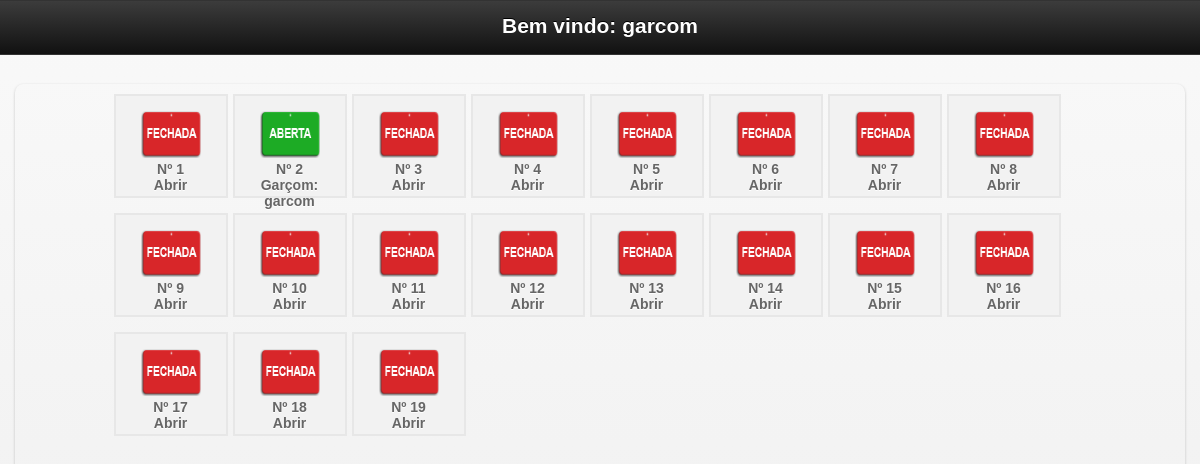
Screenshot of /mobile/mesas.php (signed in) with the database file from the repository.
### tables this page shows
CREATE TABLE `garcon` (
  `idGarcon` int(10) NOT NULL AUTO_INCREMENT,
  `nomeGarcon` varchar(200) NOT NULL,
  `login` varchar(20) NOT NULL,
  `senha` varchar(20) NOT NULL,
  `nv` int(1) NOT NULL,
  PRIMARY KEY (`idGarcon`)
);

CREATE TABLE `mesa` (
  `id_mesa` int(10) NOT NULL AUTO_INCREMENT,
  `numero` int(10) NOT NULL,
  `idGarcon` varchar(200) NOT NULL,
  `situacao` int(1) NOT NULL,
  PRIMARY KEY (`id_mesa`)
);

### mobile/mesas.php (the view, shortened to what this page needs)
<?php include "../config/conexao.php";
$login = $_SESSION['garcon_session'];
$g = mysql_query("SELECT * FROM garcon WHERE login='$login'");
$mostra = mysql_fetch_array($g);
?>
<!doctype html>
<html class="no-js ui-mobile-rendering" lang="pt">
<head>
      <link rel="stylesheet" href="css/jquery.mobile-1.3.1.min.css" />
      <link rel="stylesheet" href="../css/css.css"/>
</head>
<body>
<div id="categories" data-role="page" data-title="Categories">
      <div data-role="header">
            <h1>Bem vindo: <?php echo $mostra['nomeGarcon'] ?></h1>
      </div>
      <div data-role="content">
             <ul data-role="listview" data-inset="true" data-theme="a">
            <div id="mesas2">
<ul>
	<?php
		$sql = mysql_query("SELECT * FROM mesa ORDER BY id_mesa ASC");
		while($ver = mysql_fetch_array($sql)){
			$situacao = $ver['situacao'];
			$id_mesa = $ver['id_mesa'];
			$numero = $ver['numero'];
			$idGarcon = $ver['idGarcon'];
			$gar = mysql_query("SELECT * FROM garcon WHERE idGarcon='$idGarcon'");
			$bosta = mysql_fetch_assoc($gar);
			$nomeGarcon = $bosta['nomeGarcon'];
			if($situacao == 0){
				$img = "<img src='../imagens/mesafechada.png' width='60' height='47' border='0'>";
			}else{
			$img = "<img src='../imagens/mesaaberta.png' width='60' height='47' border='0'>";
			}
	?>
	<li><a href="inicio.php?id_mesa=<?php echo $id_mesa ?>&idGarcon=<?php echo $idGarcon ?>"><?php echo $img; echo "<br/>";  echo 'Nº '.$numero;  echo "<br/>"; if($situacao == 1){echo "Garçom: ".$nomeGarcon; }else{echo "Abrir";} ?></a></li>
<?php } ?>
</ul>
</div>
</body>
</html>

### css/css.css (style rules this page uses)
body { margin-left: 0px;margin-top: 0px;margin-right: 0px;margin-bottom: 0px; background-color:#FFF; font-family:Verdana, Geneva, sans-serif; font-size:14px; }
h1 { font-size:18px; margin-top:0; }
#mesas2 { width:90%; height:700px; margin:0 auto;overflow:auto; margin-top: }
#mesas2 ul li a:link { text-decoration:none; color:#666; cursor:pointer; display:block; margin-top:10px; }
#mesas2 li { float:left; margin-right:5px; margin-bottom:5px; list-style:none; border:2px solid #e7e7e7; text-align:center; padding:5px 5px 15px 5px ; margin-top:10px; width:100px; height:80px; background-color:#f2f2f2; cursor:pointer; display:block; }

### rows the page displays
garcon: nomeGarcon "garcom"
mesa: situacao 0 (drawn), numero "1"
mesa: situacao 1 (drawn), numero "2", idGarcon.nomeGarcon "garcom"
mesa: situacao 0 (drawn), numero "3"
mesa: situacao 0 (drawn), numero "4"
mesa: situacao 0 (drawn), numero "5"
mesa: situacao 0 (drawn), numero "6"
mesa: situacao 0 (drawn), numero "7"
mesa: situacao 0 (drawn), numero "8"
mesa: situacao 0 (drawn), numero "9"
mesa: situacao 0 (drawn), numero "10"
mesa: situacao 0 (drawn), numero "11"
mesa: situacao 0 (drawn), numero "12"
mesa: situacao 0 (drawn), numero "13"
mesa: situacao 0 (drawn), numero "14"
mesa: situacao 0 (drawn), numero "15"
mesa: situacao 0 (drawn), numero "16"
mesa: situacao 0 (drawn), numero "17"
mesa: situacao 0 (drawn), numero "18"
mesa: situacao 0 (drawn), numero "19"
